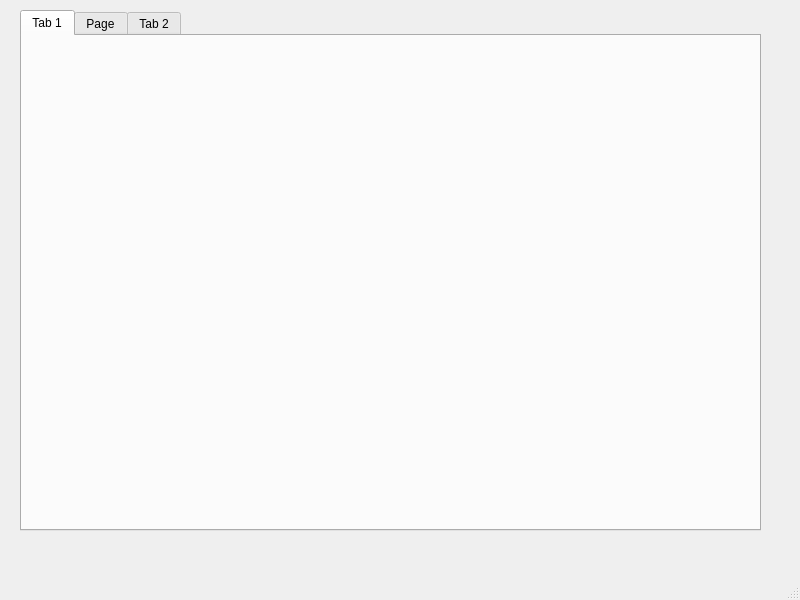
<?xml version="1.0" encoding="UTF-8"?>
<ui version="4.0">
 <class>MainWindow</class>
 <widget class="QMainWindow" name="MainWindow">
  <property name="geometry">
   <rect>
    <x>0</x>
    <y>0</y>
    <width>800</width>
    <height>600</height>
   </rect>
  </property>
  <property name="windowTitle">
   <string>MainWindow</string>
  </property>
  <widget class="QWidget" name="centralwidget">
   <widget class="QTabWidget" name="tabWidget">
    <property name="geometry">
     <rect>
      <x>20</x>
      <y>10</y>
      <width>741</width>
      <height>521</height>
     </rect>
    </property>
    <property name="currentIndex">
     <number>0</number>
    </property>
    <widget class="QWidget" name="tab_1">
     <attribute name="title">
      <string>Tab 1</string>
     </attribute>
    </widget>
    <widget class="QWidget" name="tab_3">
     <attribute name="title">
      <string>Page</string>
     </attribute>
    </widget>
    <widget class="QWidget" name="tab_2">
     <attribute name="title">
      <string>Tab 2</string>
     </attribute>
    </widget>
   </widget>
  </widget>
  <widget class="QMenuBar" name="menubar">
   <property name="geometry">
    <rect>
     <x>0</x>
     <y>0</y>
     <width>800</width>
     <height>25</height>
    </rect>
   </property>
  </widget>
  <widget class="QStatusBar" name="statusbar"/>
 </widget>
 <resources/>
 <connections/>
</ui>
